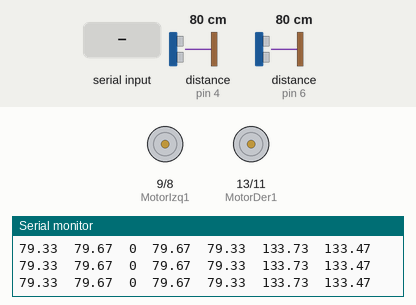
Simulated run of this sketch. Board: Arduino Mega 2560, built with avr-gcc and run on an emulated ATmega2560. Shown: motor-driver pin pairs drawn as motors (green arrow = first pin HIGH = forward, orange = second pin HIGH = backward, longer = more drive, scaled by the enable pin), the last lines printed to the serial monitor. The test bench sets the inputs (shaded band); at power-on: distance to the obstacle (sensors on pin 4, pin 6) 80 cm. The echo pulse lasts 58.3 µs per cm.

Above: at 1.2 s.
1.3 s: "90,45\n" received over the second serial link
At 3.3 s:
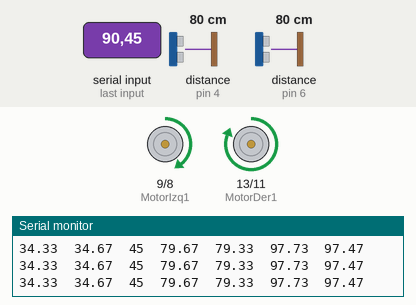
3.9 s: distance to the obstacle (sensor on pin 4) set to 33 cm
At 5.1 s:
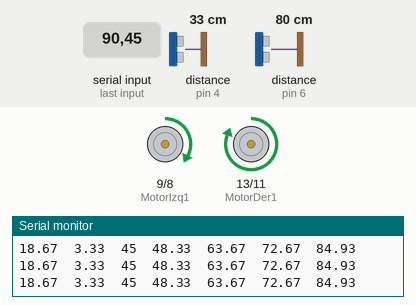
5.4 s: distance to the obstacle (sensor on pin 4) set to 28 cm
At 6.6 s:
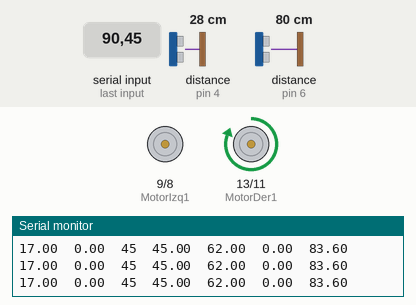
6.9 s: distance to the obstacle (sensor on pin 6) set to 60 cm
At 7.5 s:
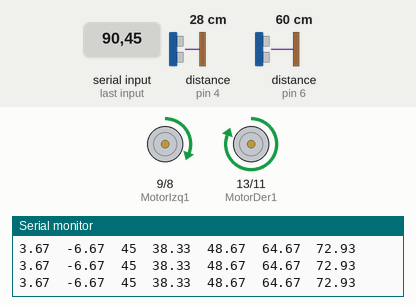
9.9 s: distance to the obstacle (sensor on pin 4) set to 22 cm
At 10.3 s:
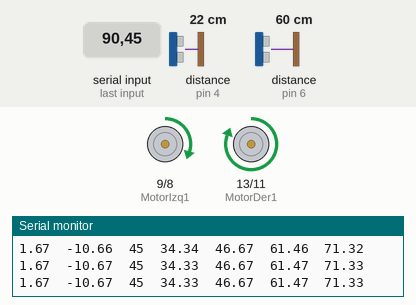
12.9 s: distance to the obstacle (sensor on pin 4) set to 19 cm
At 13.7 s:
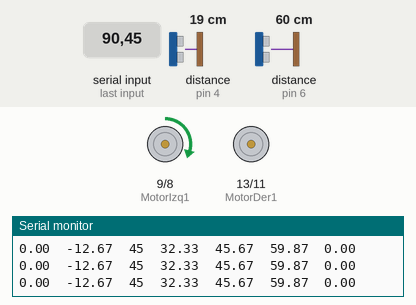
Timing chart, 0 to 15.4 s (numbered marks = the images above; inputs shaded):
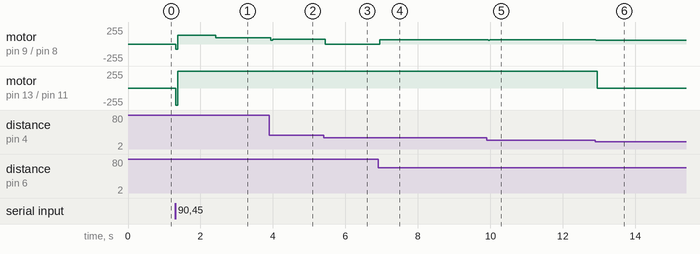

The sketch:

Modo2.ino
```cpp
// Configuramos los pines que vamos a usar
#include <Ultrasonic.h>
int MotorDer1 = 13; //El pin 13 de arduino se conecta con el pin In1 del L298N
int MotorDer2 = 11; //El pin 11 de arduino se conecta con el pin In2 del L298N
int MotorIzq1 = 9; //El pin 9 de arduino se conecta con el pin In3 del L298N
int MotorIzq2 = 8; //El pin 8 de arduino se conecta con el pin In4 del L298N
int PWM_Derecho = 12; //El pin 12 de arduino se conecta con el pin EnA del L298N
int PWM_Izquierdo = 10; //El pin 10 de arduino se conecta con el pin EnB del L298N

double  distanciaderbruto, distanciaizqbruto, distanciader, distanciaizq, distanciamed; //Distancia que miden los ultrasonidos
int ref = 0, refbt; //Referencia
double pwmder = 0, pwmizq = 0; //PWM derecho e izquierdo
unsigned long currentTime, previousTime = 0, elapsedTime; //Tiempo actual, tiempo anterior, tiempo transcurrido
double errorder, errorizq, rateErrorder, rateErrorizq, cumErrorder, cumErrorizq, lastErrorder = 0, lastErrorizq = 0 ; //Error, err derivativo, err integral, error anterior
double kp = 0.8, ki = 0 , kd = 40; //Constantes del PID

Ultrasonic ultrader(7, 6); //Ultrasonido der
Ultrasonic ultraiz(5, 4); //Ultrasonido izq

void setup() {
  //Configuramos los pines como salida
  pinMode(MotorDer1, OUTPUT);
  pinMode(MotorDer2, OUTPUT);
  pinMode(MotorIzq1, OUTPUT);
  pinMode(MotorIzq2, OUTPUT);
  pinMode(PWM_Derecho, OUTPUT);
  pinMode(PWM_Izquierdo, OUTPUT);
  //Arrancamos los puertos serie
  Serial.begin (9600);
  Serial2.begin (38400);
}

void loop() {

  currentTime = millis(); //Función que mantiene la cuenta del tiempo
  elapsedTime = currentTime - previousTime; //Cálculo del tiempo transcurrido

  if (Serial2.available() > 0) {
    refbt = Serial2.parseInt();
    if (refbt != 0) {
      ref = refbt;
    }
  }

  distanciaderbruto = ultrader.read(CM) - 1;
  distanciaizqbruto = ultraiz.read(CM);
  distanciader = kalman(distanciaderbruto);
  distanciaizq = kalman(distanciaizqbruto);

  if (distanciader > 200 || distanciaizq > 200) {
    distanciader = 200;
    distanciaizq = 200;
  }

  errorder = distanciader - (double)ref; //Error proporcional
  errorizq = distanciaizq - (double)ref;

  cumErrorder += errorder * (double)elapsedTime; //Error integral
  cumErrorizq += errorizq * (double)elapsedTime;

  rateErrorder = (errorder - lastErrorder) / (double)elapsedTime; //Error derivativo
  rateErrorizq = (errorizq - lastErrorizq) / (double)elapsedTime;

  pwmder = kp * errorder + ki * cumErrorder + kd * rateErrorder; //Salida del controlador
  pwmizq = kp * errorizq + ki * cumErrorizq + kd * rateErrorizq;


  if (errorder > 0 || errorizq > 0) { //Arreglo de zona muerta
    pwmder = pwmder + 70;
    pwmizq = pwmizq + 70;
  }
  else if (errorder < 0 || errorizq < 0) {
    pwmder = pwmder-70;
    pwmizq = pwmizq-70;
  }

  if (pwmder > 140 || pwmizq > 140) { //Saturación de avance
    pwmder = 140;
    pwmizq = 140;
  }
  if (pwmder < -80 || pwmizq < -80) { //Saturación de retroceso
    pwmder = -80;
    pwmizq = -80;
  }
  if (pwmder > 0 && ref != 0) {
    avanzader(abs(pwmder));
  }
  else if (pwmder < 0 && ref != 0) {
    atrasder(abs(pwmder));
  }
  if (pwmizq > 0 && ref != 0) {
    avanzaizq(abs(pwmizq));
  }
  else if (pwmizq < 0 && ref != 0) {
    atrasizq(abs(pwmizq));
  }

  if (abs(errorder) < 1) {
    parader();
    errorder=0;
    rateErrorder=0;
    cumErrorder=0;
    lastErrorder=0;
    pwmder=0;
  }
  if (abs(errorizq) < 1) {
    paraizq();
    errorizq=0;
    rateErrorizq=0;
    cumErrorizq=0;
    lastErrorizq=0;
    pwmizq=0;
  }


  Serial.print(errorder);
  Serial.print("  ");
  Serial.print(errorizq);
  Serial.print("  ");
  Serial.print(ref);
  Serial.print("  ");
  Serial.print(distanciaizq);
  Serial.print("  ");
  Serial.print(distanciader);
  Serial.print("  ");
  Serial.print(pwmizq);
  Serial.print("  ");
  Serial.println(pwmder);


  previousTime = currentTime;
  lastErrorder = errorder;
  lastErrorizq = errorizq;


}

//Funciones para ejecutar distintos movimientos

void parader() { //Orden de parar
  digitalWrite(MotorDer1, LOW);
  digitalWrite(MotorDer2, LOW);
};
void paraizq() { //Orden de parar
  digitalWrite(MotorIzq1, LOW);
  digitalWrite(MotorIzq2, LOW);
};

void avanzader(double pwmder) { //Orden de avanzar rueda derecha
  digitalWrite(MotorDer1, HIGH);
  digitalWrite(MotorDer2, LOW);
  analogWrite(PWM_Derecho, pwmder + 5);
}

void avanzaizq(double pwmizq) { //Orden de avanzar rueda izquierda
  digitalWrite(MotorIzq1, HIGH);
  digitalWrite(MotorIzq2, LOW);
  analogWrite(PWM_Izquierdo, pwmizq);
}


void atrasder(double pwmder) { //Orden para retroceder rueda derecha
  digitalWrite(MotorDer1, LOW);
  digitalWrite(MotorDer2, HIGH);
  analogWrite(PWM_Derecho, pwmder+5);
}

void atrasizq(double pwmizq) { //Orden para retroceder rueda derecha
  digitalWrite(MotorIzq1, LOW);
  digitalWrite(MotorIzq2, HIGH);
  analogWrite(PWM_Izquierdo, pwmizq);
}

double kalman(double U) {
  static const double R = 10;
  static const double H = 1.00;
  static double Q = 5;
  static double P = 0;
  static double U_hat = 0;
  static double K = 0;
  K = P * H / (H * P * H + R);
  U_hat += + K * (U - H * U_hat);
  P = (1 - K * H) * P + Q;
  return U_hat;
}
```

Measured:
- the behaviour switches between 30 and 29 cm on distance to the obstacle (sensor on pin 4) (found by bisection; images 2 and 3)
- the behaviour switches between 20 and 19 cm on distance to the obstacle (sensor on pin 4) (found by bisection; images 5 and 6)
- after the input at 1.3 s, motor on pin 9 (MotorIzq1) / pin 8 (MotorIzq2): stopped → forward 132/255 at once, → forward 97/255 1.1 s later; motor on pin 13 (MotorDer1) / pin 11 (MotorDer2): stopped → forward 255/255 at once
- after the input at 3.9 s, motor on pin 9 (MotorIzq1) / pin 8 (MotorIzq2): forward 97/255 → forward 72/255 at once
- after the input at 5.4 s, motor on pin 9 (MotorIzq1) / pin 8 (MotorIzq2): forward 72/255 → stopped at once
- after the input at 6.9 s, motor on pin 9 (MotorIzq1) / pin 8 (MotorIzq2): stopped → forward 64/255 after 0.05 s
- after the input at 9.9 s, motor on pin 9 (MotorIzq1) / pin 8 (MotorIzq2): forward 64/255 → forward 61/255 at once
- after the input at 12.9 s, motor on pin 9 (MotorIzq1) / pin 8 (MotorIzq2): forward 61/255 → forward 59/255 at once; motor on pin 13 (MotorDer1) / pin 11 (MotorDer2): forward 255/255 → stopped after 0.06 s
